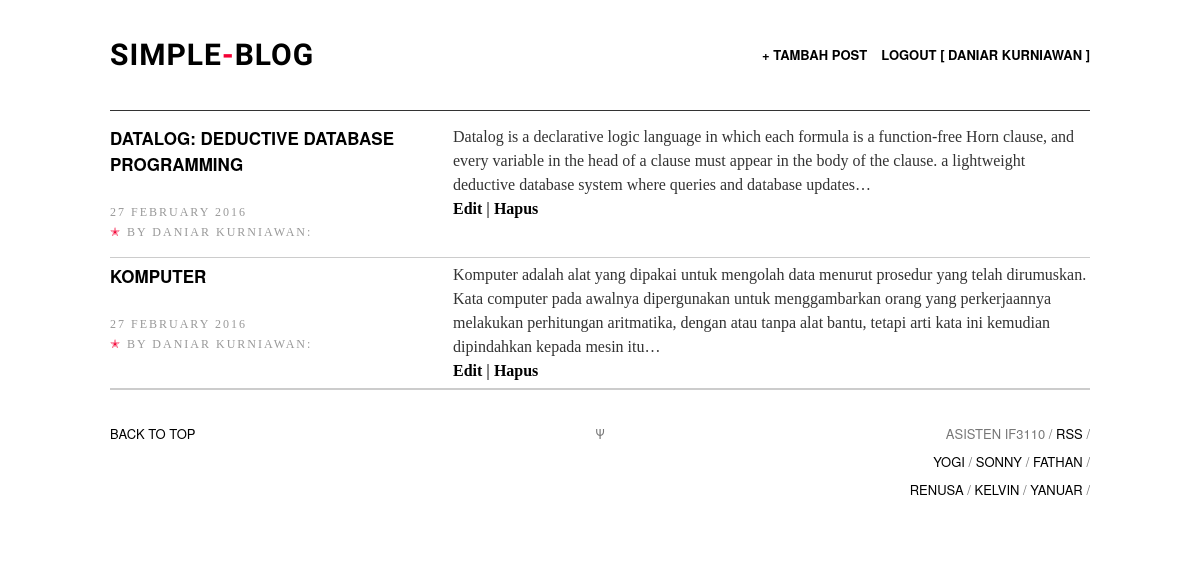
/index.php (signed in), run on the app's committed database.
### tables this page shows
CREATE TABLE `post` (
  `Post_Id` int(100) NOT NULL,
  `Creator_Id` int(11) NOT NULL,
  `Title` varchar(100) NOT NULL,
  `Date` datetime NOT NULL,
  `Contents` text NOT NULL,
  `Image` varchar(255) DEFAULT NULL
);

CREATE TABLE `user` (
  `User_Id` int(11) NOT NULL,
  `Nama` varchar(25) NOT NULL,
  `Email` varchar(25) NOT NULL,
  `Password` varchar(256) NOT NULL,
  `base2` int(11) DEFAULT '0',
  `random` int(11) DEFAULT '0',
  `shared_key` int(11) DEFAULT '0',
  `Identifier` varchar(256) DEFAULT '0',
  `Token` varchar(256) NOT NULL
);

### posthandling.php (called while the page is built, shortened)
<?php
if (isset($_SESSION["isLogin"])){
	function getpost($con)
	{
		$stmt = $con->prepare(
		  "SELECT user.Nama ,user.User_Id, post.* FROM post INNER join user ON post.Creator_Id = user.User_Id ORDER BY Date DESC");
		$stmt->execute();
		$result = $stmt->get_result();
		return $result;
	}
}else{
    header("Location: login.php");
}
 ?>

### mainviewer.php (the view, shortened to what this page needs)
<?php
	include 'posthandling.php';
	function phpsqlconnection ()
	{
	    $con=mysqli_connect("mysql:3306","root","dev","simpleblog");
	    return $con;
	}
	function artlistitem ()
	{
		$connection = phpsqlconnection();
		$getpostresult = getpost($connection);
		while($row = mysqli_fetch_array($getpostresult)) {
		echo
			"<li class=\"art-list-item\">";
		echo
            "<div class=\"art-list-item-title-and-time\">";
		echo
			"<h2 class=\"art-list-title\"><a href=\"post.php?postid=".htmlspecialchars($row['Post_Id'], ENT_QUOTES, 'UTF-8')."\">".htmlspecialchars($row['Title'], ENT_QUOTES, 'UTF-8')."</a></h2>";
		$time = strtotime(htmlspecialchars($row['Date'], ENT_QUOTES, 'UTF-8'));
		$time = date('j F Y',$time);
		echo
			"<div class=\"art-list-time\">".$time."</div>
            <div class=\"art-list-time\"><span style=\"color:#F40034;\">&#10029;</span> By ".$row['Nama'].":</div>";
			if (str_word_count(htmlspecialchars($row['Contents'], ENT_QUOTES, 'UTF-8'))>40)
			{
				echo
	            "</div>
	            <p>".htmlspecialchars(implode(' ', array_slice(explode(' ',$row['Contents']), 0, 40)), ENT_QUOTES, 'UTF-8')."&hellip;</p>";
	            if($row['User_Id']==$_SESSION['myId']){
		           echo
		            "<p>
		              <b> <a href=\"edit_post.php?postid=".htmlspecialchars($row['Post_Id'], ENT_QUOTES, 'UTF-8')."\">Edit</a> | <a href=\"javascript:void(0)\" onclick=\"validatedelete".htmlspecialchars($row['Post_Id'], ENT_QUOTES, 'UTF-8')."()\">Hapus</a> </b>
		            </p>";
	        	}
	        echo
	        "</li>";
			}
    	}
	}
 ?>

### assets/css/screen.css (style rules this page uses)
html, body, div, span, object, iframe, h1, h2, h3, h4, h5, h6, p, blockquote, pre, a, address, cite, code, em, img, small, strong, ol, ul, li, fieldset, form, label, legend, table, caption, tbody, tfoot, thead, tr, th, td, article, aside, canvas, embed, figure, figcaption, footer, header, hgroup, menu, nav, section, summary, time, audio, video { margin: 0; padding: 0; border: 0; font-size: 100%; font: inherit; vertical-align: baseline; }
html, body, .wrapper { min-height: 100%; }
html, body { height: 100%; }
body { overflow-x: hidden; font: 17px/28px ff-meta-serif-web-pro, "Georgia", serif; color: #333; background: #fff; }
h1, h2, h3, h4, h5, h6 { font-family: "proxima-nova", "helvetica neue", "helvetica", sans-serif; font-weight: normal; text-transform: uppercase; font-weight: 700; color: #000; text-rendering: optimizeLegibility; }
h2 { font-size: 45px; padding-bottom: 25px; }
p { margin: 0 0 28px 0; }
a { color: #000000 !important; text-decoration: none; -webkit-transition: color .2s ease-in-out; -moz-transition: color .2s ease-in-out; transition: color .2s ease-in-out; }
.art-list-item { padding: 5px 0; list-style: none; overflow: hidden; border-bottom: 1px solid #ccc; }
.art-list-title { font-size: 17px; line-height: 26px; font-weight: 700; }
.art-list-item-title-and-time { float: left; width: 30%; margin-bottom: 10px; }
.art-list-time { font-size: 12px; line-height: 20px; letter-spacing: 2px; text-transform: uppercase; color: #999; }
.art-list-title a { color: #000; }
.art-list-item p { width: 65%; float: left; margin-left: 5%; margin-bottom: 0; font-size: 16px; line-height: 24px; }

### data on the page
post: Title "DATALOG: DEDUCTIVE DATABASE PROGRAMMING", Date "27 FEBRUARY 2016", Creator_Id.Nama "DANIAR KURNIAWAN", Contents "Datalog is a declarative logic language in which each formula is a function-free Horn clause, and every variable in the head of a clause must appear in the body of the clause. a lightweight deductive database system where queries and database updates"
post: Title "KOMPUTER", Date "27 FEBRUARY 2016", Creator_Id.Nama "DANIAR KURNIAWAN", Contents "Komputer adalah alat yang dipakai untuk mengolah data menurut prosedur yang telah dirumuskan. Kata computer pada awalnya dipergunakan untuk menggambarkan orang yang perkerjaannya melakukan perhitungan aritmatika, dengan atau tanpa alat bantu, tetapi arti kata ini kemudian dipindahkan kepada mesin itu"

### other printed values
$_SESSION["myNama"] "DANIAR KURNIAWAN"
